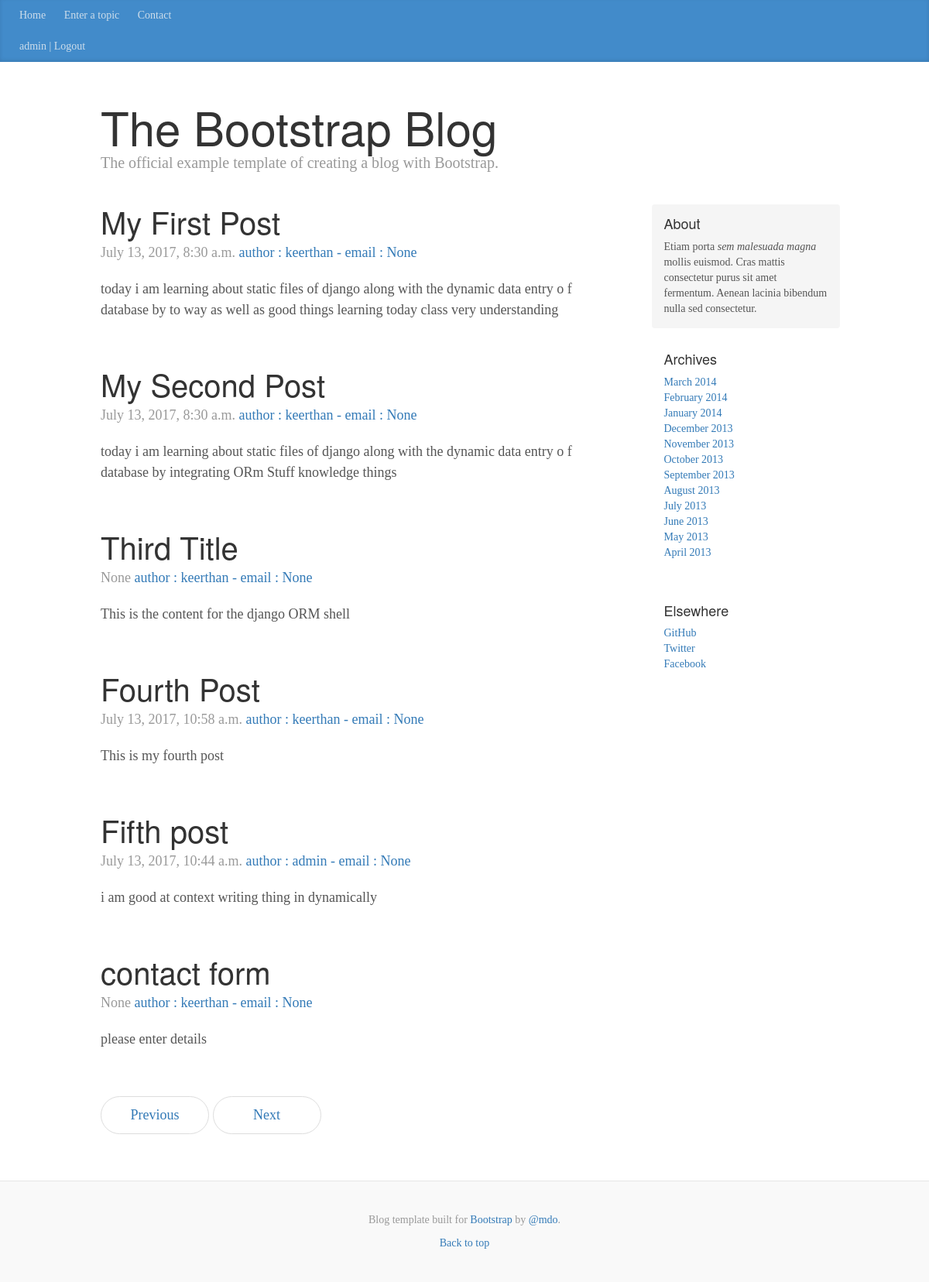
Page /blog/ (signed in) on the committed database.
### blog/models.py (models this page shows)
class Post(models.Model):
	author = models.ForeignKey('auth.user')
	email = models.EmailField(max_length=20,null=True,blank=True)
	title = models.CharField(max_length=200)
	text = models.TextField()
	created_date = models.DateTimeField(default=timezone.now)
	published_date = models.DateTimeField(blank=True,null=True)  # blank=True - Form,# null = True - database
 	def publish(self):
 		self.published_date = timezone.now()
 		self.save()
 	def __str__(self):     # __str__ or __unicode__
 		return self.title #return self.author

### blog/views.py (the view)
def home(request):
	posts = Post.objects.all()
	context = {'namesdb' : posts}
	return render(request,'blog/home.html',context)

### templates/blog/home.html
{% extends "base.html" %}
{% block 'frontpage' %}
      <div class="container">
      <div class="blog-header">
        <h1 class="blog-title">The Bootstrap Blog</h1>
        <p class="lead blog-description">The official example template of creating a blog with Bootstrap.</p>
      </div>
      <div class="row">
        <div class="col-sm-8 blog-main">
  {% for value in namesdb %}
          <div class="blog-post">
          <h2 class="blog-post-title">{{ value.title}}</h2>
          <p class="blog-post-meta">{{ value.published_date }} <a href="#">author : {{ value.author }} - email : {{ value.email}}</a></p>
          <p>{{ value.text}}</p>
          </div>
  {% endfor %}
          <nav>
            <ul class="pager">
              <li><a href="#">Previous</a></li>
              <li><a href="#">Next</a></li>
            </ul>
          </nav>
        </div>
        {% include 'common/sidebar.html' %}
      </div>
    </div>
{% endblock %}

### templates/common/navbar.html (shortened to what this page needs)
    <div class="blog-masthead">
      <div class="container-fluid">
        <nav class="blog-nav">
          <a class="blog-nav-item " href="{%url 'home' %}">Home</a>
          <a class="blog-nav-item " href="{%url 'PostForm' %}">Enter a topic</a>
          <a class="blog-nav-item " href="{%url 'ContactForm' %}">Contact</a>
        </nav>
        {% if request.user.is_authenticated %}
          <a class="blog-nav-item nav-bar-fullright" href="{% url 'auth_logout' %}">{{ request.user }} | Logout</a>
          {% endif %}
      </div>
    </div>

### project_static/css/blog.css (style rules this page uses)
body { font-family: Georgia, "Times New Roman", Times, serif; color: #555; }
h1, .h1, h2, .h2, h3, .h3, h4, .h4, h5, .h5, h6, .h6 { margin-top: 0; font-family: "Helvetica Neue", Helvetica, Arial, sans-serif; font-weight: normal; color: #333; }
@media (min-width: 1200px) { .container { width: 970px; } }
.blog-masthead { background-color: #428bca; -webkit-box-shadow: inset 0 -2px 5px rgba(0,0,0,.1); box-shadow: inset 0 -2px 5px rgba(0,0,0,.1); }
.blog-nav-item { position: relative; display: inline-block; padding: 10px; font-weight: 500; color: #cdddeb; }
.blog-header { padding-top: 20px; padding-bottom: 20px; }
.blog-title { margin-top: 30px; margin-bottom: 0; font-size: 60px; font-weight: normal; }
.blog-description { font-size: 20px; color: #999; }
.blog-main { font-size: 18px; line-height: 1.5; }
.pager { margin-bottom: 60px; text-align: left; }
.pager > li > a { width: 140px; padding: 10px 20px; text-align: center; border-radius: 30px; }
.blog-post { margin-bottom: 60px; }
.blog-post-title { margin-bottom: 5px; font-size: 40px; }
.blog-post-meta { margin-bottom: 20px; color: #999; }

### rows in the picture
Post: title "My First Post", published_date "July 13, 2017, 8:30 a.m.", author "keerthan", email "None", text "today i am learning about static files of django along with the dynamic data entry o f database by to way as well as good things learning today class very understanding"
Post: title "My Second Post", published_date "July 13, 2017, 8:30 a.m.", author "keerthan", email "None", text "today i am learning about static files of django along with the dynamic data entry o f database by integrating ORm Stuff knowledge things"
Post: title "Third Title", published_date "None", author "keerthan", email "None", text "This is the content for the django ORM shell"
Post: title "Fourth Post", published_date "July 13, 2017, 10:58 a.m.", author "keerthan", email "None", text "This is my fourth post"
Post: title "Fifth post", published_date "July 13, 2017, 10:44 a.m.", author "admin", email "None", text "i am good at context writing thing in dynamically"
Post: title "contact form", published_date "None", author "keerthan", email "None", text "please enter details"

### other values in the picture
{{ request.user }} "admin"
